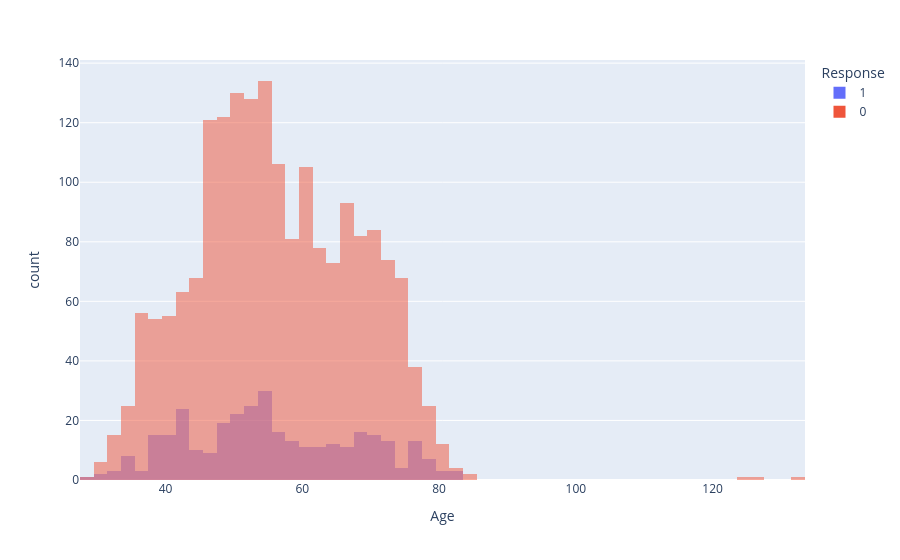

The notebook cell this image was saved under:
### Code cell
px.histogram(df, x="Age", color="Response", barmode="overlay")

### Figure 1 — Plotly figure (JSON) as saved in the notebook; plotly's stock layout.template omitted (floating-point values rounded to 4 significant figures; data arrays with more than 128 entries replaced by an {"elided": "..."} marker saying what was removed)
{"data": [{"bingroup": "x", "hovertemplate": "Response=1<br>Age=%{x}<br>count=%{y}<extra></extra>", "legendgroup": "1", "marker": {"color": "#636efa", "opacity": 0.5, "pattern": {"shape": ""}}, "name": "1", "orientation": "v", "showlegend": true, "type": "histogram", "x": {"elided": "334 int values"}, "xaxis": "x", "yaxis": "y"}, {"bingroup": "x", "hovertemplate": "Response=0<br>Age=%{x}<br>count=%{y}<extra></extra>", "legendgroup": "0", "marker": {"color": "#EF553B", "opacity": 0.5, "pattern": {"shape": ""}}, "name": "0", "orientation": "v", "showlegend": true, "type": "histogram", "x": {"elided": "1906 int values"}, "xaxis": "x", "yaxis": "y"}], "layout": {"barmode": "overlay", "legend": {"title": {"text": "Response"}, "tracegroupgap": 0}, "margin": {"t": 60}, "xaxis": {"anchor": "y", "domain": [0, 1], "title": {"text": "Age"}}, "yaxis": {"anchor": "x", "domain": [0, 1], "title": {"text": "count"}}}}
